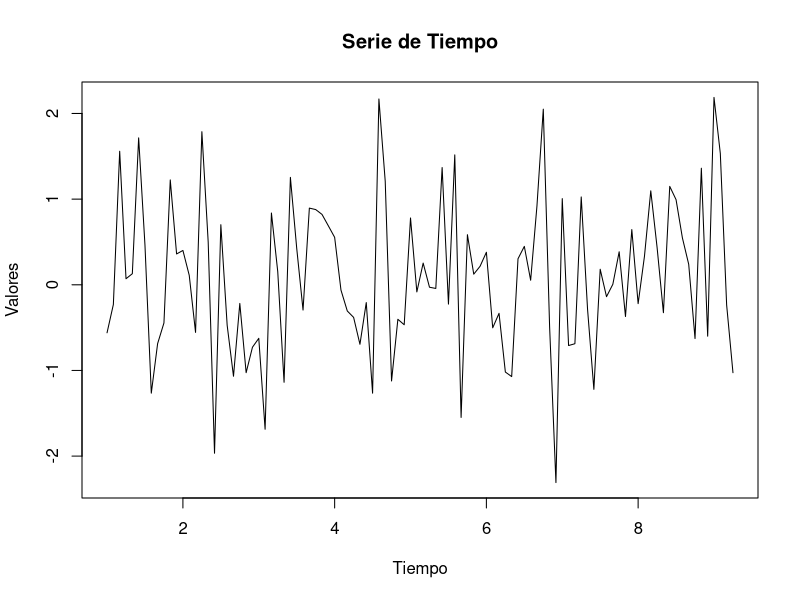
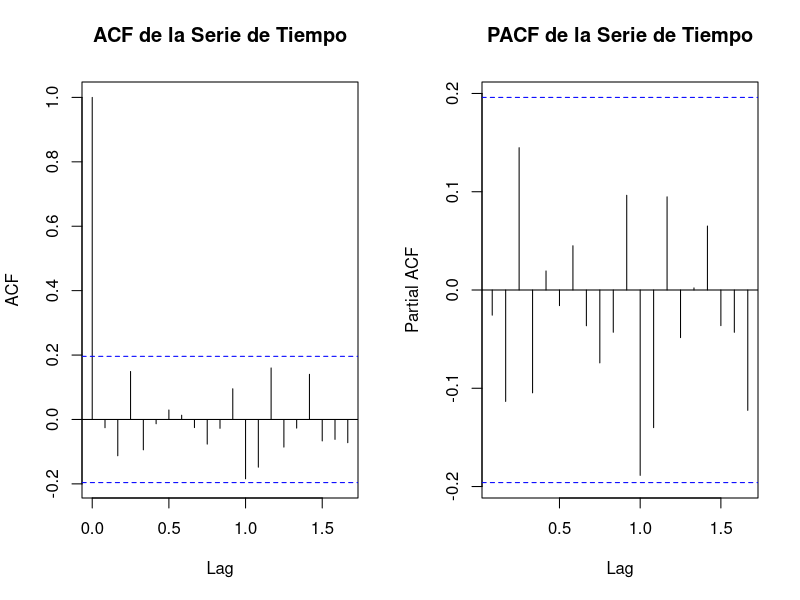
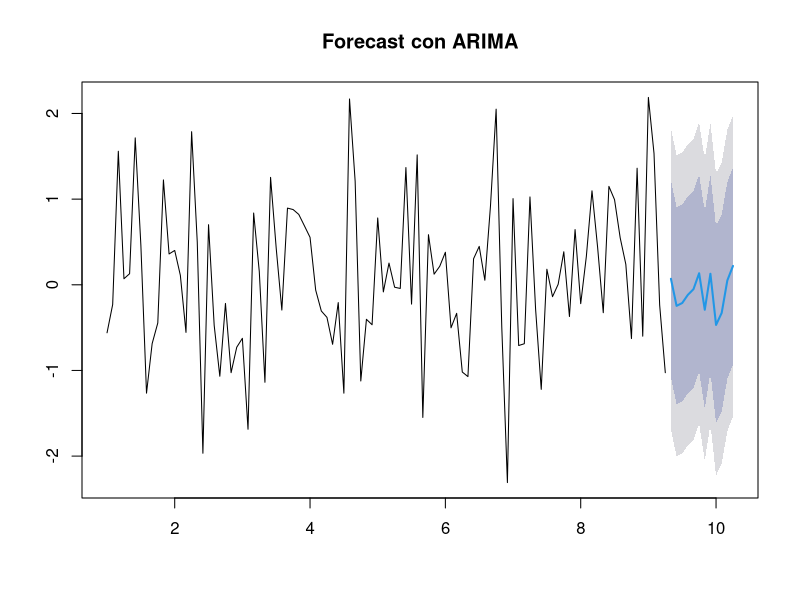
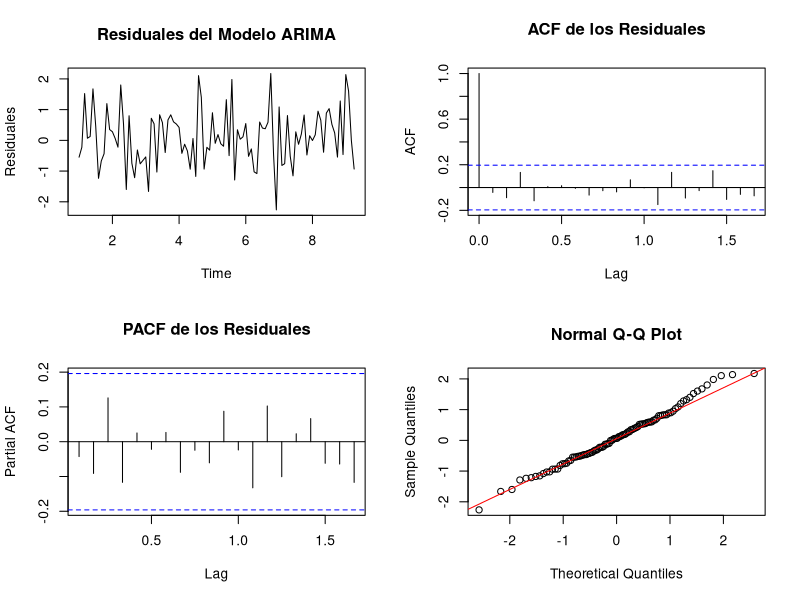

These charts were generated, in order, by the following R code:
# Cargar las librerías necesarias
library(forecast)
library(tseries)

set.seed(123)
serieTiempo <- ts(rnorm(100), frequency = 12)  

# 1. Analizar la serie de tiempo: visualización y prueba de estacionariedad
plot(serieTiempo, main="Serie de Tiempo", ylab="Valores", xlab="Tiempo")

# Graficar la ACF y PACF de la serie de tiempo original
par(mfrow = c(1, 2)) 
acf(serieTiempo, main="ACF de la Serie de Tiempo")
pacf(serieTiempo, main="PACF de la Serie de Tiempo")

# Realizar la prueba de Dickey-Fuller aumentada (ADF) para verificar la estacionariedad
adf_test <- adf.test(serieTiempo, alternative = "stationary")
print(adf_test)

# 2. Identificar el mejor modelo ARIMA usando auto.arima
mejor_arima <- auto.arima(serieTiempo)
summary(mejor_arima)

# 3. Graficar el ajuste del modelo
par(mfrow = c(1, 1))  # Volver a un gráfico por ventana
plot(forecast(mejor_arima, h=12), main="Forecast con ARIMA")

# 4. Análisis de los residuales
# Graficar los residuales del modelo
residuals_arima <- residuals(mejor_arima)
par(mfrow = c(2, 2))
plot(residuals_arima, main="Residuales del Modelo ARIMA", ylab="Residuales")
acf(residuals_arima, main="ACF de los Residuales")
pacf(residuals_arima, main="PACF de los Residuales")
qqnorm(residuals_arima); qqline(residuals_arima, col="red")  # QQ-plot

# Prueba de Ljung-Box para evaluar la autocorrelación en los residuales
box_test <- Box.test(residuals_arima, type="Ljung-Box")
print(box_test)

# Verificar la normalidad de los residuales
shapiro_test <- shapiro.test(residuals_arima)
print(shapiro_test)

# 5. Interpretación
# Si el ADF test no rechaza la hipótesis nula, es posible que necesites diferenciar la serie.
# Si los residuales no son ruido blanco (Ljung-Box p-valor bajo), considera ajustar el modelo.
